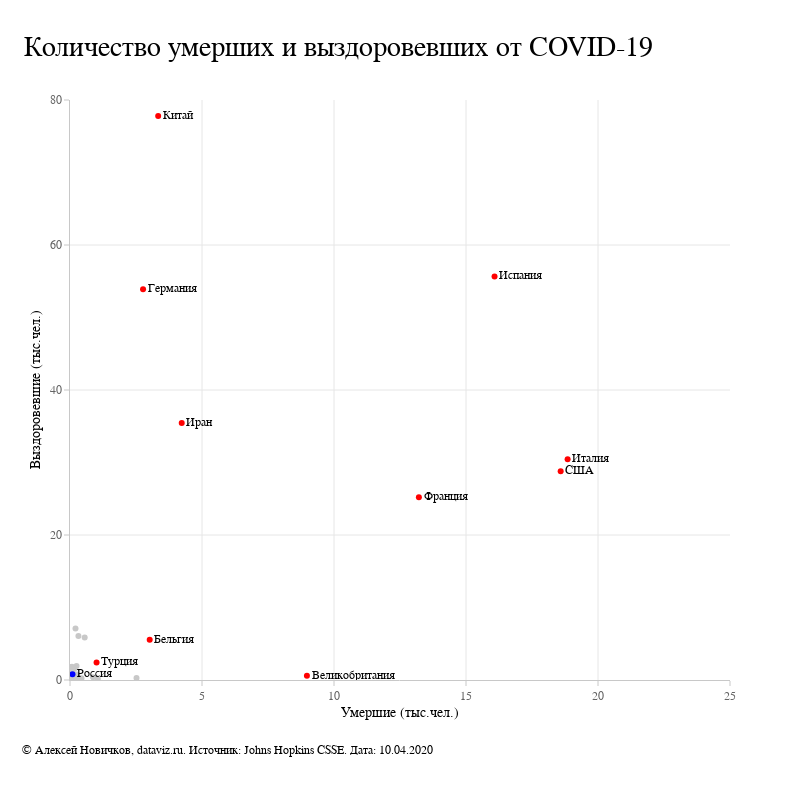

Here is the notebook cell this chart was saved with:
### Code cell
fig = go.Figure()


fig.add_trace(go.Scatter(x = top['Deaths'], y = top['Recovered'],
                         mode = 'markers+text',
                         text = top['translate'],
                         textposition = 'middle right',
                         marker_color = 'rgba(255,0,0,1)',
                         name = 'Top-10'
                        ))

fig.add_trace(go.Scatter(x = others['Deaths'], y = others['Recovered'],
                         mode = 'markers',
                         text = others['translate'],
                         marker_color = 'rgba(200,200,200, 1)',
                         name = 'Other world'
                        ))

fig.add_trace(go.Scatter(x = russia['Deaths'], y = russia['Recovered'],
                         mode = 'markers+text',
                         text = russia['translate'],
                         textposition = 'middle right',
                         marker_color = 'rgba(0,0,255,1)',
                         name = 'Russia'
                        ))

fig.update_layout(
    template = 'plotly_white',
    font = {'family': 'Navigo',
            'color': 'rgb(0,0,0)',
            'size': 12
           },
    width=800, height=800,
    xaxis=dict(
        autorange=False,
        range=[0, 25000],
        type='linear'
    ),
        yaxis=dict(
        autorange=False,
        range=[0, 80000],
        type='linear'
    ),
    title={
    'text': "Количество умерших и выздоровевших от COVID-19",        
    'y':.955,        
    'x':.03,        
    'font':{
            'family': 'Navigo',
            'size': 28,
            'color': 'rgb(0,0,0)'},
        'xanchor': 'left',
        'yanchor': 'top'},
    xaxis_title="Умершие (тыс.чел.)",
    yaxis_title="Выздоровевшие (тыс.чел.)",
    showlegend=False,
    margin=dict(
        b=120,
        l=70,
        t=100,
        r=70
    ),
    paper_bgcolor = 'white',
    annotations=[dict(
            showarrow=False,
            x=0,
            y=0,
            text="© Алексей Новичков, dataviz.ru. Источник: Johns Hopkins CSSE. Дата: " + date,
            xanchor="left",
            xshift=-50,
            yshift=-70,        
            )]
)

fig.update_xaxes(
    ticktext=['0','5', '10', '15', '20','25'],
    tickvals=[0, 5000, 10000, 15000, 20000,25000],
    tickfont=dict(color='rgba(100,100,100,1)', 
                  size=12,
                 ),
    ticks="outside",
    tickcolor='rgba(200,200,200,1)',
    showline=True, 
    linewidth=1, 
    linecolor='rgba(200,200,200,1)',
    showgrid=True,
    title_standoff = 5,
    gridcolor='rgba(230,230,230,1)'
)

fig.update_yaxes(
    ticktext=['0', '20', '40', '60', '80'],
    tickvals=[0, 20000, 40000, 60000, 80000],
    tickfont=dict(color='rgba(100,100,100,1)', 
                  size=12),    
    ticks="outside",
    tickcolor= 'rgba(200,200,200,1)',    
    showline=True, 
    linewidth=1, 
    linecolor='rgba(200,200,200,1)',
    showgrid=True,
    title_standoff = 5,
    gridcolor='rgba(230,230,230,1)'
)

fig.show()

### Figure 1 — Plotly figure (JSON) as saved in the notebook; plotly's stock layout.template omitted (floating-point values rounded to 4 significant figures; data arrays with more than 128 entries replaced by an {"elided": "..."} marker saying what was removed)
{"data": [{"marker": {"color": "rgba(255,0,0,1)"}, "mode": "markers+text", "name": "Top-10", "text": ["США", "Испания", "Италия", "Франция", "Германия", "Китай", "Великобритания", "Иран", "Турция", "Бельгия"], "textposition": "middle right", "type": "scatter", "x": [18586, 16081, 18849, 13215, 2767, 3340, 8974, 4232, 1006, 3019], "y": [28790, 55668, 30455, 25195, 53913, 77791, 588, 35465, 2423, 5568]}, {"marker": {"color": "rgba(200,200,200, 1)"}, "mode": "markers", "name": "Other world", "text": {"elided": "173 str values"}, "type": "scatter", "x": {"elided": "173 int values"}, "y": {"elided": "173 int values"}}, {"marker": {"color": "rgba(0,0,255,1)"}, "mode": "markers+text", "name": "Russia", "text": ["Россия"], "textposition": "middle right", "type": "scatter", "x": [94], "y": [795]}], "layout": {"annotations": [{"showarrow": false, "text": "© Алексей Новичков, dataviz.ru. Источник: Johns Hopkins CSSE. Дата: 10.04.2020", "x": 0, "xanchor": "left", "xshift": -50, "y": 0, "yshift": -70}], "font": {"color": "rgb(0,0,0)", "family": "Navigo", "size": 12}, "height": 800, "margin": {"b": 120, "l": 70, "r": 70, "t": 100}, "paper_bgcolor": "white", "showlegend": false, "title": {"font": {"color": "rgb(0,0,0)", "family": "Navigo", "size": 28}, "text": "Количество умерших и выздоровевших от COVID-19", "x": 0.03, "xanchor": "left", "y": 0.955, "yanchor": "top"}, "width": 800, "xaxis": {"autorange": false, "gridcolor": "rgba(230,230,230,1)", "linecolor": "rgba(200,200,200,1)", "linewidth": 1, "range": [0, 25000], "showgrid": true, "showline": true, "tickcolor": "rgba(200,200,200,1)", "tickfont": {"color": "rgba(100,100,100,1)", "size": 12}, "ticks": "outside", "ticktext": ["0", "5", "10", "15", "20", "25"], "tickvals": [0, 5000, 10000, 15000, 20000, 25000], "title": {"standoff": 5, "text": "Умершие (тыс.чел.)"}, "type": "linear"}, "yaxis": {"autorange": false, "gridcolor": "rgba(230,230,230,1)", "linecolor": "rgba(200,200,200,1)", "linewidth": 1, "range": [0, 80000], "showgrid": true, "showline": true, "tickcolor": "rgba(200,200,200,1)", "tickfont": {"color": "rgba(100,100,100,1)", "size": 12}, "ticks": "outside", "ticktext": ["0", "20", "40", "60", "80"], "tickvals": [0, 20000, 40000, 60000, 80000], "title": {"standoff": 5, "text": "Выздоровевшие (тыс.чел.)"}, "type": "linear"}}}
